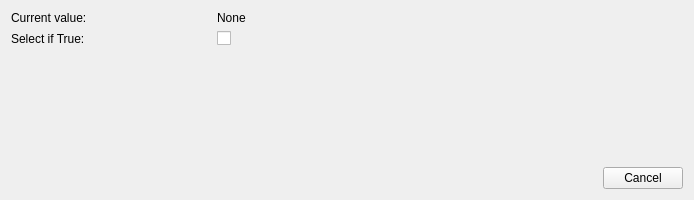
<?xml version="1.0" encoding="UTF-8"?>
<ui version="4.0">
 <class>BoolSelect</class>
 <widget class="QWidget" name="BoolSelect">
  <property name="geometry">
   <rect>
    <x>0</x>
    <y>0</y>
    <width>694</width>
    <height>200</height>
   </rect>
  </property>
  <property name="windowTitle">
   <string>Form</string>
  </property>
  <layout class="QVBoxLayout" name="verticalLayout">
   <item>
    <layout class="QGridLayout" name="gridLayout">
     <item row="0" column="0">
      <widget class="QLabel" name="staticLabel">
       <property name="sizePolicy">
        <sizepolicy hsizetype="Fixed" vsizetype="Preferred">
         <horstretch>0</horstretch>
         <verstretch>0</verstretch>
        </sizepolicy>
       </property>
       <property name="minimumSize">
        <size>
         <width>200</width>
         <height>0</height>
        </size>
       </property>
       <property name="text">
        <string>Current value:</string>
       </property>
      </widget>
     </item>
     <item row="0" column="1" colspan="2">
      <widget class="QLabel" name="valueLabel">
       <property name="sizePolicy">
        <sizepolicy hsizetype="Expanding" vsizetype="Preferred">
         <horstretch>0</horstretch>
         <verstretch>0</verstretch>
        </sizepolicy>
       </property>
       <property name="text">
        <string>None</string>
       </property>
      </widget>
     </item>
     <item row="1" column="0">
      <widget class="QLabel" name="questionLabel">
       <property name="sizePolicy">
        <sizepolicy hsizetype="Fixed" vsizetype="Preferred">
         <horstretch>0</horstretch>
         <verstretch>0</verstretch>
        </sizepolicy>
       </property>
       <property name="minimumSize">
        <size>
         <width>200</width>
         <height>0</height>
        </size>
       </property>
       <property name="text">
        <string>Select if True:</string>
       </property>
      </widget>
     </item>
     <item row="1" column="1">
      <widget class="QCheckBox" name="checkBox">
       <property name="text">
        <string/>
       </property>
      </widget>
     </item>
    </layout>
   </item>
   <item>
    <spacer name="verticalSpacer">
     <property name="orientation">
      <enum>Qt::Vertical</enum>
     </property>
     <property name="sizeHint" stdset="0">
      <size>
       <width>20</width>
       <height>86</height>
      </size>
     </property>
    </spacer>
   </item>
   <item>
    <widget class="QDialogButtonBox" name="buttonBox">
     <property name="standardButtons">
      <set>QDialogButtonBox::Cancel</set>
     </property>
     <property name="centerButtons">
      <bool>false</bool>
     </property>
    </widget>
   </item>
  </layout>
 </widget>
 <resources/>
 <connections/>
</ui>
